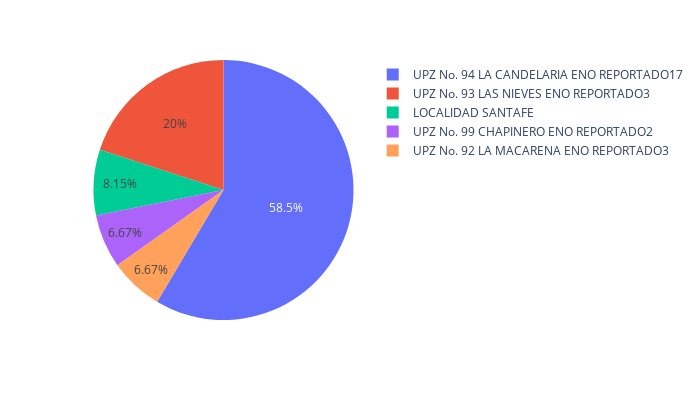

Notebook source saved alongside this figure:
### Markdown cell above
The plot shows that the zone with most crimes is La Candelaria, which has almost 3 times the crimes of the second area with the most crimes (Las Nieves), and it seems to have more than the 50% of the total crimes committed inside the top 5 areas.

### Code cell
top5_zone_crimes_df = crimesbyneighborhood(df_crimes).sort_values(by='FRECUENCIA', ascending=False).head(5)
fig = px.pie(top5_zone_crimes_df, values='FRECUENCIA', 
             names='COMUNAS_ZONAS_DESCRIPCION', 
             labels={'FRECUENCIA':'Cantidad de delitos en la zona','COMUNAS_ZONAS_DESCRIPCION':'Zona'},
             width=700, 
             height=400)
fig.show()

### Figure 1 — Plotly figure (JSON) as saved in the notebook; plotly's stock layout.template omitted (floating-point values rounded to 4 significant figures)
{"data": [{"domain": {"x": [0, 1], "y": [0, 1]}, "hovertemplate": "Zona=%{label}<br>Cantidad de delitos en la zona=%{value}<extra></extra>", "labels": ["UPZ No. 94 LA CANDELARIA ENO REPORTADO17", "UPZ No. 93 LAS NIEVES ENO REPORTADO3", "LOCALIDAD SANTAFE", "UPZ No. 99 CHAPINERO ENO REPORTADO2", "UPZ No. 92 LA MACARENA ENO REPORTADO3"], "legendgroup": "", "name": "", "showlegend": true, "type": "pie", "values": [79, 27, 11, 9, 9]}], "layout": {"height": 400, "legend": {"tracegroupgap": 0}, "margin": {"t": 60}, "width": 700}}
